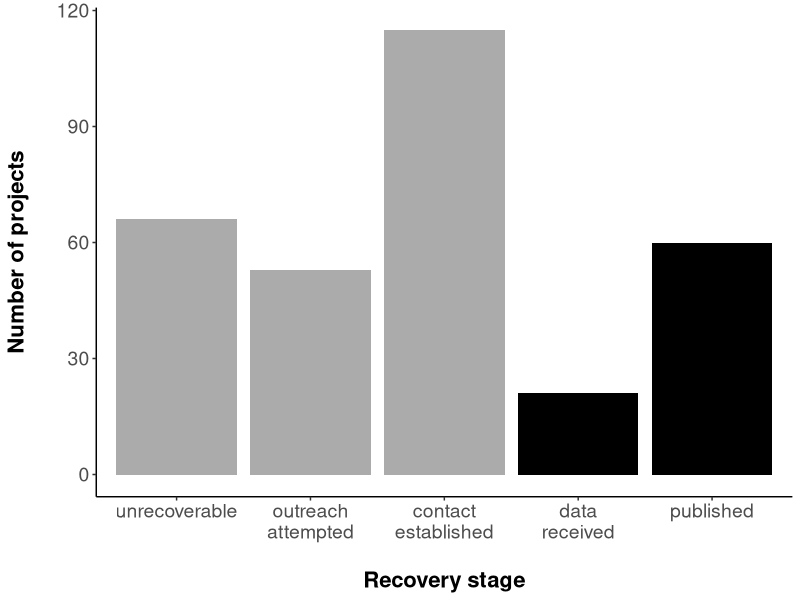
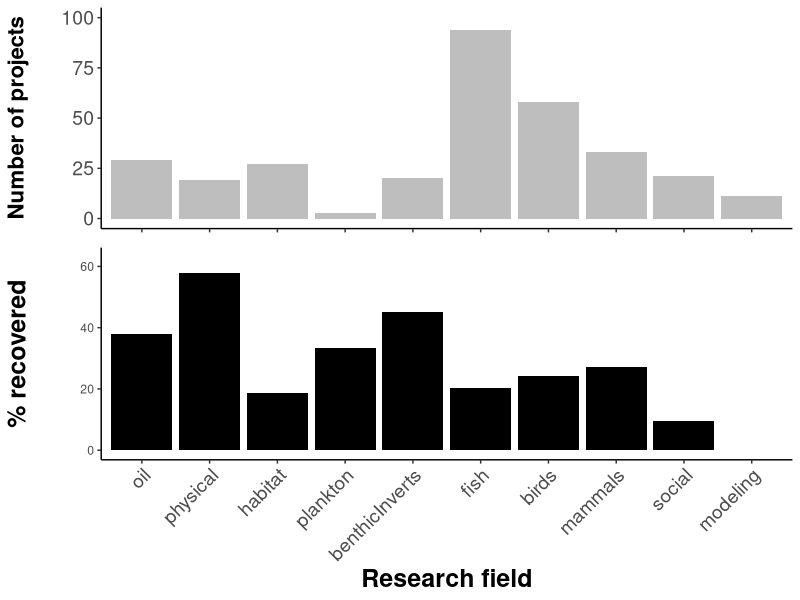
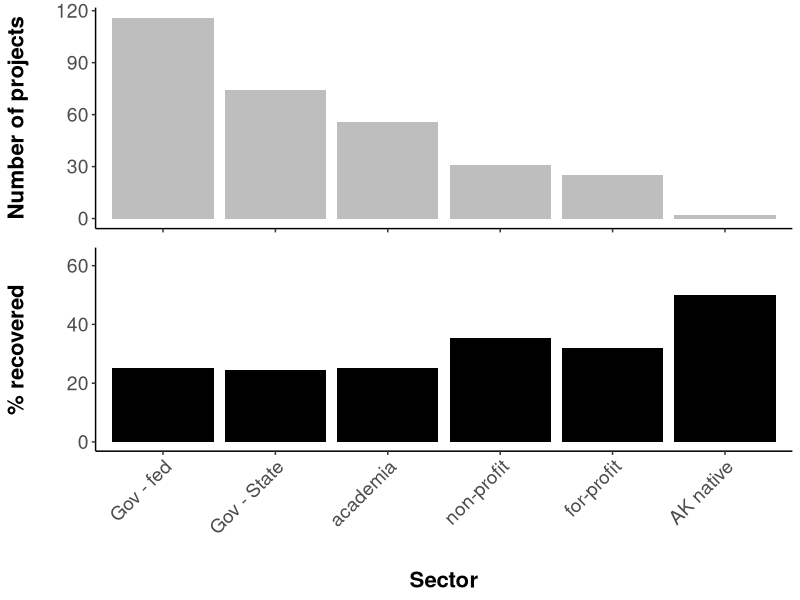
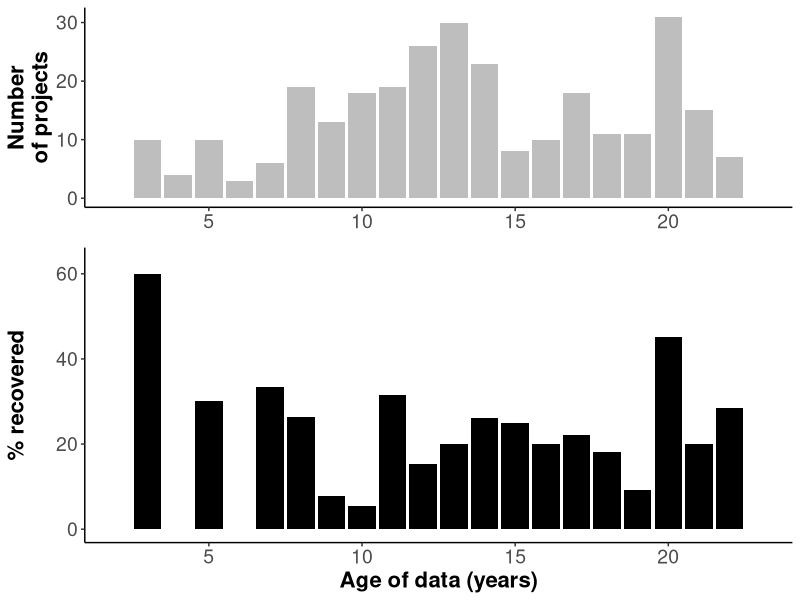
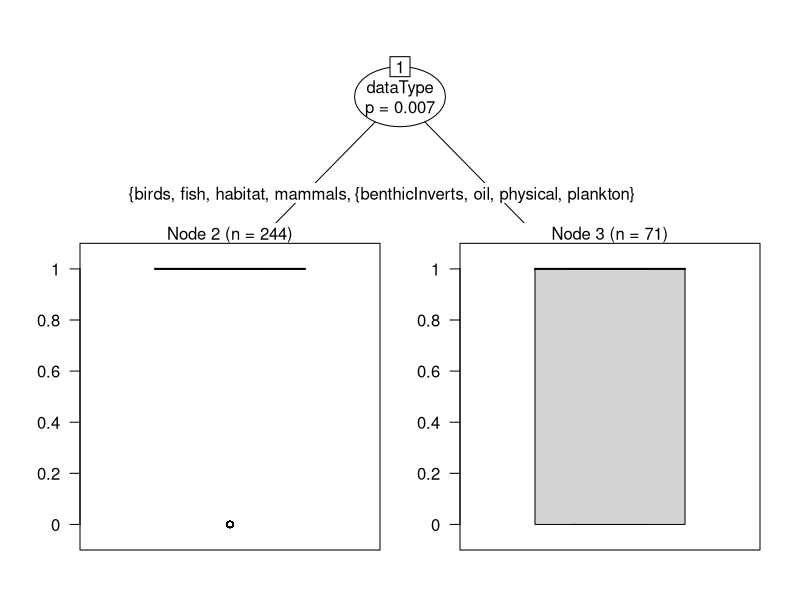
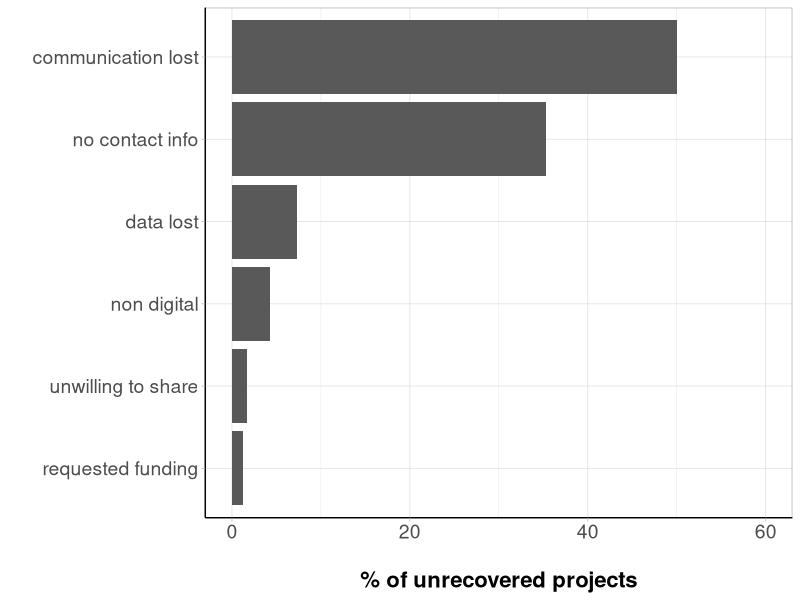

Here is the R script that generated these plots, in order:
## ---- chunk 1

library(knitr)
library(dplyr)
library(readr)
library(ggplot2)
library(reshape2)
library(grid)
library(gridExtra)
library(gtable)
library(cowplot)
library(party)

rslt=read.csv('data/evosArchResults.csv',header=T,stringsAsFactors=F)
rslt[rslt$Status=='published','Status']<-'Published'

rslt$succ=ifelse(rslt$Status %in% c('Published','SentData','Revised'),0,1) # success=0, not successful=1....why?
rslt$statSucc=ifelse(rslt$Status %in% c('Published','SentData','Revised'),1,2) # 1 = success, 2 = not successful

agDes=read.csv('data/ecoInfoAgencyDesig.csv',header=T,stringsAsFactors=T,col.names=c('agency','agGrp','agSubGrp'))
agDes$agGrp=gsub('nonProf','private',agDes$agGrp)

rslt2=merge(rslt,agDes,all.x=T)
rslt2=rslt2 %>%
  filter(!end>2010) 

rslt2$dataType<-gsub("biological-",'',rslt2$dataType)
## ---- chunk 2

overall=table(rslt2$Status)
overallLong=melt(overall)
colnames(overallLong)=c('Status','nDatasets')
overall2=overallLong %>%
  mutate(prop=nDatasets/sum(nDatasets))

possible=overallLong %>%
  filter(!Status=='Unrecoverable') %>%
  mutate(prop=nDatasets/sum(nDatasets))

statusOrd=c('Unrecoverable','Emailed','Replied','SentData','Revised','Published')

statGrey=c('Unrecoverable'='gray67',
             'Emailed'='gray67',
             'Replied'='gray67',
             'SentData'='black',
             'Revised'='black',
             'Published'='black')

stSuccCols=c("2"='gray67',"1"="black")

statRename<-c()

statPlot=ggplot()+
  geom_bar(data=rslt2,
                 aes(x=factor(Status,levels=statusOrd,ordered=T),fill=factor(statSucc)))+
  scale_x_discrete(labels=c("unrecoverable","outreach\nattempted","contact\nestablished","data\nreceived","published"))+
  scale_fill_manual(name="Data obtained?",
                    breaks=c("1","2"),
                    values=stSuccCols,
                    labels=c("Data recovered", "No data recovered"))+
  theme(legend.title=element_blank())+
  theme(panel.grid.major = element_blank(),
        panel.grid.minor = element_blank(),
        panel.border = element_blank(),
        panel.background = element_blank())+
  xlab("\nRecovery stage")+ 
  ylab('Number of projects\n')+
  theme(axis.text=element_text(size=14),
        title=element_text(size=16,face="bold"),
        legend.text = element_text(size = 14, face = "bold"))+
  theme(axis.line.x = element_line(color="black"),
        axis.line.y = element_line(color="black"))+
  theme(legend.position = "top right")

statPlot

## ---- chunk 3

catYN=as.data.frame(table(rslt2$dataType,rslt2$succ))
colnames(catYN)=c('category','succ','nDatasets')

fldYN=catYN %>%
  group_by(category) %>%
  mutate(grpTots=sum(nDatasets)) %>%
  mutate(prop=nDatasets/grpTots)

fldYN$category=factor(fldYN$category,levels=c("oil","physical","habitat",'plankton','benthicInverts','fish','birds','mammals',"social","modeling"))

##### all fields

fieldNDs=ggplot(fldYN[fldYN$succ==0,],aes(x=category,y=grpTots))+
  geom_bar(stat = "identity",fill="grey")+
  theme(axis.line=element_line('black'),
        panel.grid.major = element_blank(),
        panel.grid.minor = element_blank(),
        panel.border = element_blank(),
        panel.background = element_blank())+
  theme(axis.text.x = element_blank(),
        axis.title.x = element_blank())+
  ylim(0,100)+
  ylab('Number of projects\n')+
  theme(axis.text=element_text(size=14),
        title=element_text(size=16,face="bold"))+
  theme(axis.line.x = element_line(color="black"),
        axis.line.y = element_line(color="black"))
  
fieldPerc=ggplot(fldYN[fldYN$succ==0,],aes(x=category,y=(prop*100)))+
  geom_bar(stat = "identity",fill="black")+
  scale_x_discrete(labels=c("oil","physical","habitat",'plankton','benthicInverts','fish','birds','mammals',"social","modeling"))+
  theme(axis.line=element_line('black'),
        panel.grid.major = element_blank(),
        panel.grid.minor = element_blank(),
        panel.border = element_blank(),
        panel.background = element_blank(),
        axis.text.x = element_text(angle=45,size = 14,vjust = 1,hjust = 1))+
  xlab('Research field')+
  ylab('% recovered\n')+
  ylim(0,63)+
  theme(title=element_text(size=18,face="bold"),
        axis.line.x = element_line(color="black"),
        axis.line.y = element_line(color="black"))

plot_grid(fieldNDs,fieldPerc, ncol = 1, rel_heights=c(1,1.5),align="v")

## ---- chunk 4
secSubYN=as.data.frame(table(rslt2$agSubGrp,rslt2$succ))
colnames(secSubYN)=c('subSector','succ','nDatasets')

secSubYN2=secSubYN %>%
  group_by(subSector) %>%
  mutate(grpTots=sum(nDatasets)) %>%
  mutate(prop=nDatasets/grpTots)
secSubYN2$subSector=factor(secSubYN2$subSector,levels=c("gov_fed","gov_state","academia","nonProf","private","tribe"),ordered = T)

subSecNds=ggplot(secSubYN2,aes(x=subSector,y=nDatasets))+
  geom_bar(stat = "identity",fill="grey")+
  theme(axis.line=element_line('black'),
        panel.grid.major = element_blank(),
        panel.grid.minor = element_blank(),
        panel.border = element_blank(),
        panel.background = element_blank())+
  theme(axis.text.x = element_blank(),
        axis.title.x = element_blank())+
  ylab('Number of projects\n')+
  theme(axis.text=element_text(size=14),
        title=element_text(size=16,face="bold"))+
  theme(axis.line.x = element_line(color="black"),
        axis.line.y = element_line(color="black"))

subSecPerc=ggplot(secSubYN2[secSubYN2$succ==0,],aes(x=subSector,y=as.numeric(prop*100)))+
  geom_bar(stat = "identity",fill="black")+
  scale_x_discrete(breaks=levels(secSubYN2$subSector),
                   labels=c("Gov - fed","Gov - State","academia","non-profit","for-profit","AK native"))+
  theme(axis.line=element_line('black'),
        panel.grid.major = element_blank(),
        panel.grid.minor = element_blank(),
        panel.border = element_blank(),
        panel.background = element_blank(),
        axis.text.x = element_text(angle=45,size = 14,vjust = 1,hjust = 1))+
  xlab('\nSector')+
  ylab('% recovered\n')+
  ylim(0,63)+
  #ggtitle('Percent success by research sector type')+
  theme(axis.text=element_text(size=14),
        title=element_text(size=16,face="bold"))+
  theme(axis.line.x = element_line(color="black"),
        axis.line.y = element_line(color="black"))

plot_grid(subSecNds, subSecPerc, ncol = 1, rel_heights=c(1,1.5),align="v")

## ---- chunk 5

rslt2$succ<-ifelse(rslt2$Status %in% c('Unrecoverable','Emailed','Replied'),1,0)

endYr=rslt2 %>%
  filter(!end<1989) %>%
  filter(!end>2010) %>%
  select(succ,end)

endYrs=as.data.frame(table(endYr$end,endYr$succ))
colnames(endYrs)=c('year','succ','freq')
endYrs<- mutate(endYrs,since=(2012-as.numeric(paste(endYrs$year))))

yrsPropEnd<-endYrs %>%
  group_by(as.character(year)) %>%
  mutate(yrSum=sum(freq)) %>%
  mutate(prop=freq/yrSum)

yrsNds=ggplot(yrsPropEnd[yrsPropEnd$succ==0,],aes(x=since,y=yrSum)) +
  geom_bar( stat="identity",fill="grey")+
  theme(axis.line=element_line('black'),
        panel.grid.major = element_blank(),
        panel.grid.minor = element_blank(),
        panel.border = element_blank(),
        panel.background = element_blank(),
        axis.title.y=element_text(color="black"),
        axis.title.x=element_blank())+
  xlim(min(endYrs$since),max(endYrs$since))+
  ylab('Number\nof projects')+
  theme(legend.position="none",
        axis.text=element_text(size=14),
        title=element_text(size=16,face="bold"),
        axis.line.x = element_line(color="black"),
        axis.line.y = element_line(color="black"))


yrsPerc=ggplot(yrsPropEnd[yrsPropEnd$succ==0,],aes(x=since,y=as.numeric(prop*100)))+
  geom_bar(stat = "identity",fill="black")+
  xlim(min(endYrs$since),max(endYrs$since))+
  theme(axis.line=element_line('black'),
        panel.grid.major = element_blank(),
        panel.grid.minor = element_blank(),
        panel.border = element_blank(),
        panel.background = element_blank())+
  xlab('Age of data (years)')+
  ylab('% recovered\n')+
  ylim(0,63)+
  theme(axis.text=element_text(size=14),
        title=element_text(size=16,face="bold"))+
  theme(axis.line.x = element_line(color="black"),
        axis.line.y = element_line(color="black"))

plot_grid(yrsNds, yrsPerc, ncol = 1, rel_heights=c(1,1.5),align="v")
## ---- chunk 6
rslt2$dataType<-factor(rslt2$dataType)
partreeBio<-ctree(succ~agSubGrp+end+dataType,data=rslt2)

plot(partreeBio)
## ---- chunk 7
reas=rslt2 %>%
  filter(Status=='Unrecoverable') %>%
  filter(!reason=="no data generated") %>%
  filter(!reason=="data uvailable") %>%
  select(Status,reason)
reasTab=as.data.frame(table(reas$reason))
colnames(reasTab)=c('reason','nDatasets')

## add in status = 'emailed' to 'no contact info' & status = "replied" to unwilling to share? ...discuss with group

reasTab[reasTab$reason=='no contact info',"nDatasets"] <- (reasTab[reasTab$reason=='no contact info',"nDatasets"] + length(rslt2[rslt2$Status=='Emailed','Status'])) 

levels(reasTab$reason)=c(levels(reasTab$reason),'communication lost')

reasTab[6,]<-c('communication lost', length(rslt2[rslt2$Status=='Replied','Status'])+1)# +1 for one of the 'data unavailable' datasets, add the other to "data lost"
reasTab[1,2]<-as.numeric(as.character(reasTab[reasTab$reason=="data lost","nDatasets"]))+1

reasTab<-arrange(reasTab,as.numeric(nDatasets))
reasTab$reason<-factor(reasTab$reason,levels = reasTab$reason,ordered = T)

reasTot=sum(as.numeric(reasTab$nDatasets))
reasTab$perc=as.numeric(reasTab$nDatasets)/reasTot

whyNot<-ggplot(reasTab,aes(x=reason,y=as.numeric(perc)*100))+
  geom_bar(stat = "identity")+
  coord_flip()+
  #scale_x_discrete(breaks = seq(0,60,by=10), labels=seq(0,60,by=10)) +
  theme(axis.line=element_line('black'),
        panel.grid.major = element_blank(),
        panel.grid.minor = element_blank(),
        panel.border = element_blank(),
        panel.background = element_blank())+
  theme_light()+
  ylim(0,60)+
  xlab('')+
  ylab('\n% of unrecovered projects')+
  #ggtitle('Why are data not recovered?')+
  theme(axis.text=element_text(size=14),
        title=element_text(size=16,face="bold"))+
  theme(axis.line.x = element_line(color="black"),
        axis.line.y = element_line(color="black")) ## *** add each n as text above bar
whyNot
